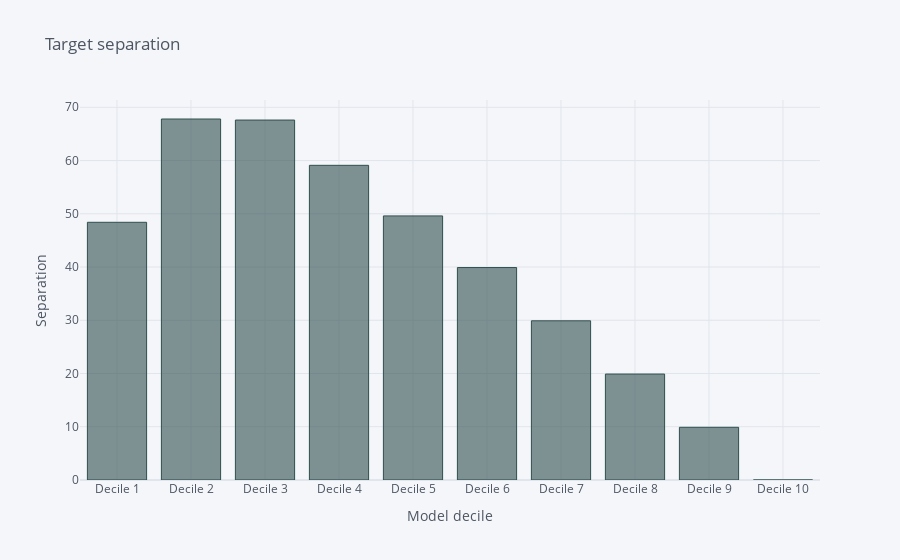

Notebook source saved alongside this figure:
### Code cell
MLift[['KS']].iplot(kind='bar',color='DarkSlateGrey', yTitle='Separation',xTitle='Model decile', title='Target separation')

### Figure 1 — Plotly figure (JSON) as saved in the notebook; plotly's stock layout.template omitted (floating-point values rounded to 4 significant figures)
{"data": [{"marker": {"color": "rgba(47, 79, 79, 0.6)", "line": {"color": "rgba(47, 79, 79, 1.0)", "width": 1}}, "name": "KS", "orientation": "v", "text": "", "type": "bar", "x": ["Decile 1", "Decile 2", "Decile 3", "Decile 4", "Decile 5", "Decile 6", "Decile 7", "Decile 8", "Decile 9", "Decile 10"], "y": [48.4, 67.8, 67.6, 59.1, 49.6, 39.9, 29.9, 19.9, 9.9, 0]}], "layout": {"legend": {"bgcolor": "#F5F6F9", "font": {"color": "#4D5663"}}, "paper_bgcolor": "#F5F6F9", "plot_bgcolor": "#F5F6F9", "title": {"font": {"color": "#4D5663"}, "text": "Target separation"}, "xaxis": {"gridcolor": "#E1E5ED", "showgrid": true, "tickfont": {"color": "#4D5663"}, "title": {"font": {"color": "#4D5663"}, "text": "Model decile"}, "zerolinecolor": "#E1E5ED"}, "yaxis": {"gridcolor": "#E1E5ED", "showgrid": true, "tickfont": {"color": "#4D5663"}, "title": {"font": {"color": "#4D5663"}, "text": "Separation"}, "zerolinecolor": "#E1E5ED"}}}
